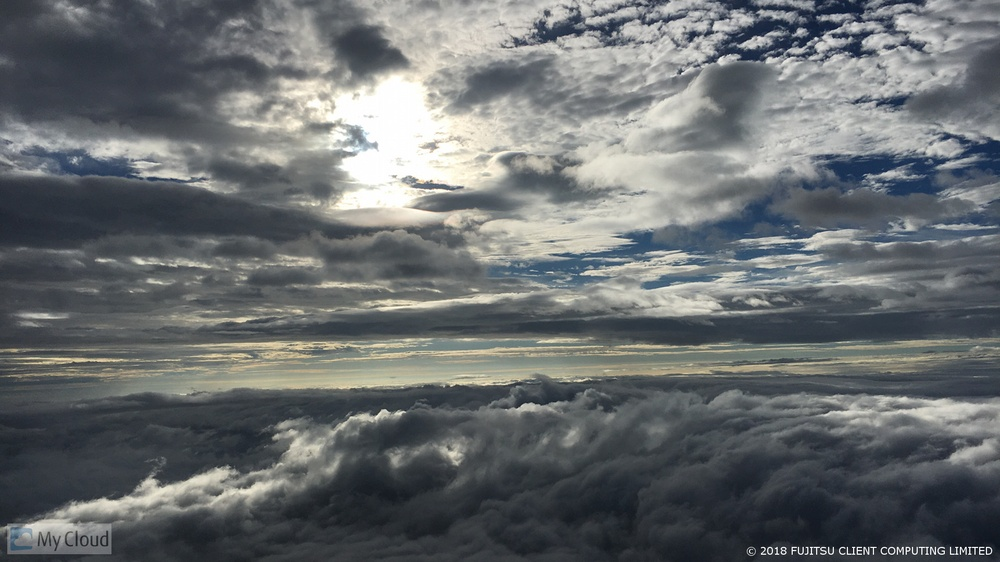
#> input picture day20/sample01.jpg, 1000 x 562 px, shrunk from 1920 x 1080 before the run
$ python pixel.py
#> lines starting #> are read from the running program, lines starting #| are printed output that depends on the picture; after the words box and inside, x2 and y2 are one past the last pixel; in counts of white or black regions, pixels touching at a corner belong together
import cv2
import os

#出力先フォルダ
output_dir = "output"
os.makedirs(output_dir,exist_ok=True)

#画像を読み込む
image = cv2.imread("sample01.jpg")
#> image is the input picture: shape (562, 1000, 3); mean B, G, R 110.6, 108.8, 104.8

if image is None:
    print("画像を読み込めませんでした。")
else:
    #指定した座標のピクセル情報を取得
    #行（高さ方向）100,列（幅方向）200
    pixel = image[100,200]
#> pixel = [87, 82, 79]
    print(f"取得したピクセル：{pixel}")
#| 取得したピクセル：[87 82 79]

    #指定したピクセルを赤色に変更(BGR)
    image[100,200] = [0,0,255]
#> image: shape (562, 1000, 3); under 0.01% of pixels changed, all inside (x1, y1, x2, y2) = (200, 100, 201, 101)

    #変更した画像を保存
    output_path = os.path.join(output_dir,"output_pixel.jpg")
    cv2.imwrite(output_path,image)

    print("ピクセル変更画像を保存しました。")

#範囲指定用に元画像を再読み込み
image = cv2.imread("sample01.jpg")

if image is not None:
    #画像の左上100×100の範囲を指定
    #行：0~99、列：0~99
    image[0:100,0:100] = [0,0,255]
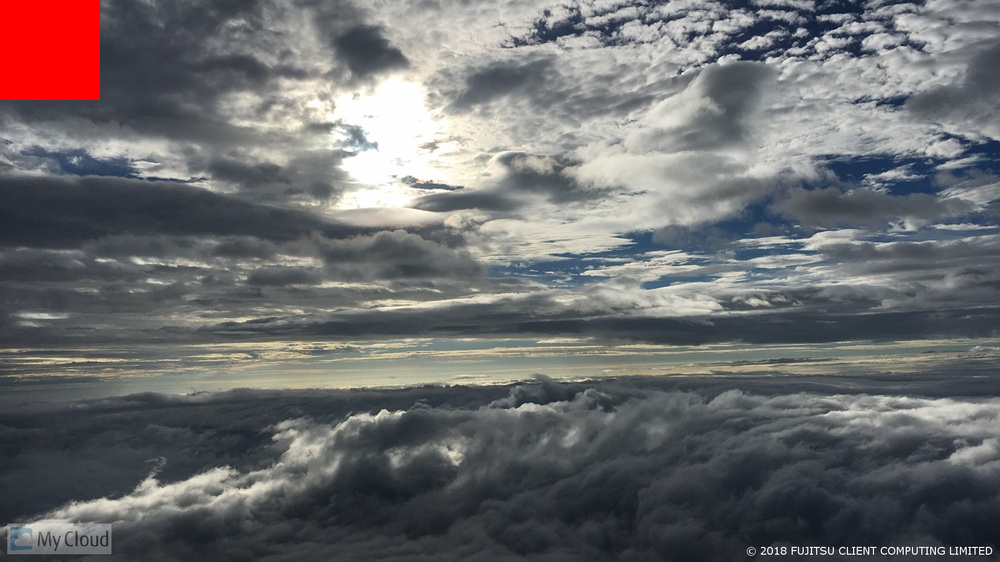
#> image: shape (562, 1000, 3); 1.78% of pixels changed, all inside (x1, y1, x2, y2) = (0, 0, 100, 100)

    #範囲変更した画像を保存
    output_path = os.path.join(output_dir,"output_region.jpg")
    cv2.imwrite(output_path,image)

    print("範囲変更画像を保存しました。")
